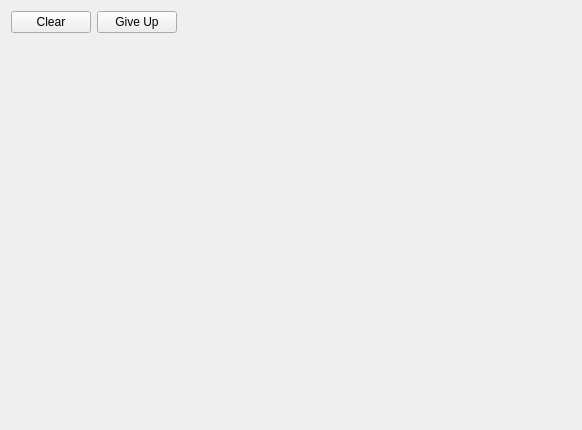
<?xml version="1.0" encoding="UTF-8"?>
<ui version="4.0">
 <class>PuzzleGame</class>
 <widget class="QWidget" name="PuzzleGame">
  <property name="geometry">
   <rect>
    <x>0</x>
    <y>0</y>
    <width>582</width>
    <height>430</height>
   </rect>
  </property>
  <property name="windowTitle">
   <string>Form</string>
  </property>
  <layout class="QVBoxLayout" name="verticalLayout">
   <item>
    <layout class="QHBoxLayout" name="top">
     <item>
      <widget class="QPushButton" name="btn_reset">
       <property name="text">
        <string>Clear</string>
       </property>
      </widget>
     </item>
     <item>
      <widget class="QPushButton" name="btn_surrender">
       <property name="text">
        <string>Give Up</string>
       </property>
      </widget>
     </item>
     <item>
      <spacer name="horizontalSpacer">
       <property name="orientation">
        <enum>Qt::Horizontal</enum>
       </property>
       <property name="sizeHint" stdset="0">
        <size>
         <width>40</width>
         <height>20</height>
        </size>
       </property>
      </spacer>
     </item>
    </layout>
   </item>
   <item>
    <widget class="QScrollArea" name="scrollArea">
     <property name="frameShape">
      <enum>QFrame::NoFrame</enum>
     </property>
     <property name="widgetResizable">
      <bool>true</bool>
     </property>
     <widget class="QWidget" name="scrollAreaWidgetContents">
      <property name="geometry">
       <rect>
        <x>0</x>
        <y>0</y>
        <width>564</width>
        <height>375</height>
       </rect>
      </property>
      <layout class="QVBoxLayout" name="verticalLayout_2">
       <item>
        <layout class="QGridLayout" name="grid"/>
       </item>
      </layout>
     </widget>
    </widget>
   </item>
  </layout>
 </widget>
 <resources/>
 <connections/>
</ui>
